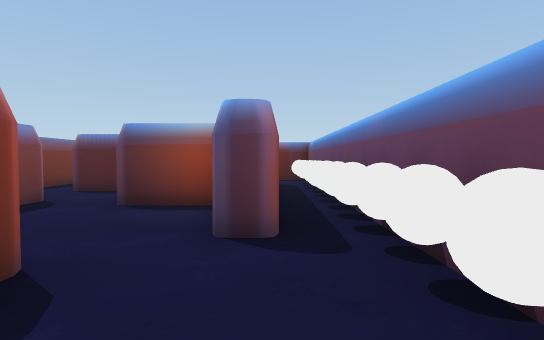
view 1 (above)

22 first-person views from a walk through a Unity game level. The camera is 0.68 m above the floor, tilts 2° down and sees 80° across. The floor is counted in squares, 1 m on a side. Each view is taken from the middle of a square. On the plan, view 1 faces up. The plan holds only what a view shows up to about 10 squares ahead; the rest is blank.

view 2
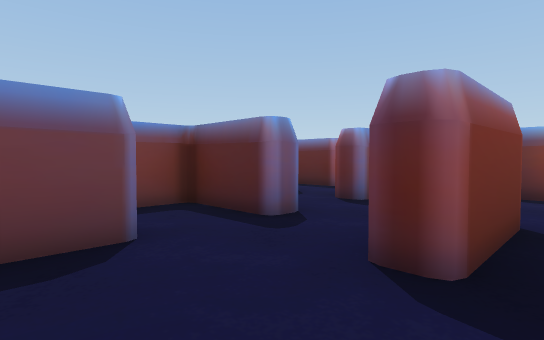

view 3
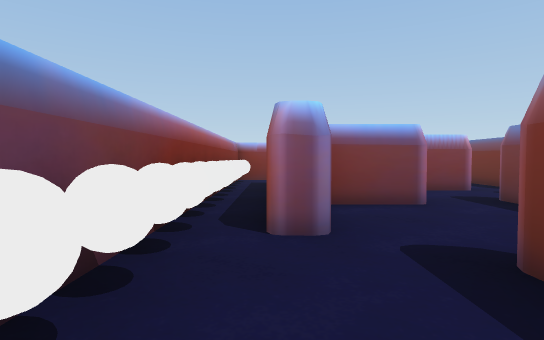

view 4
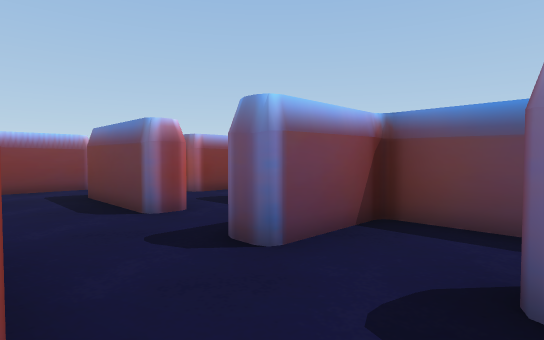

view 5
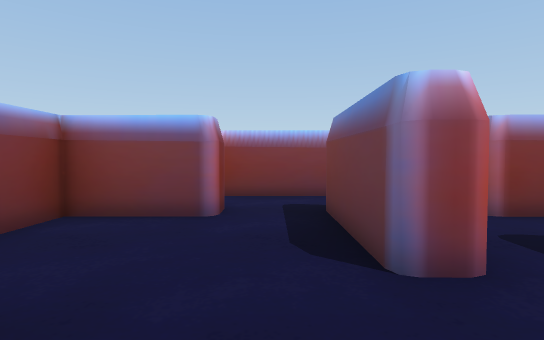

view 6
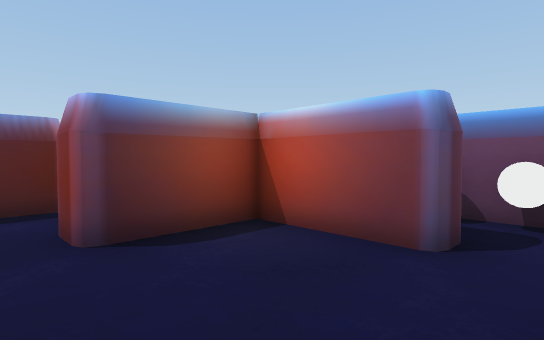

view 7
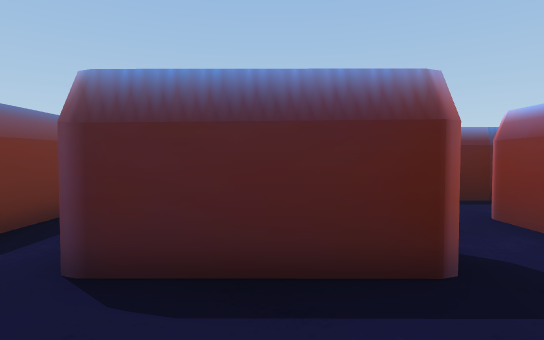

view 8
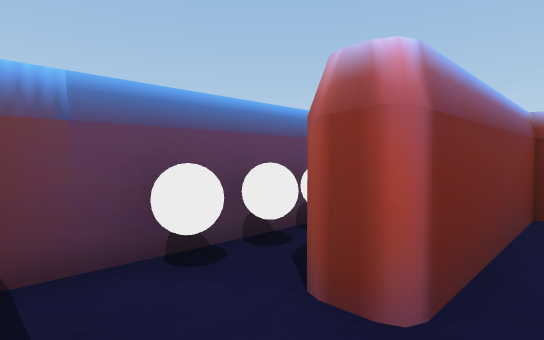

view 9
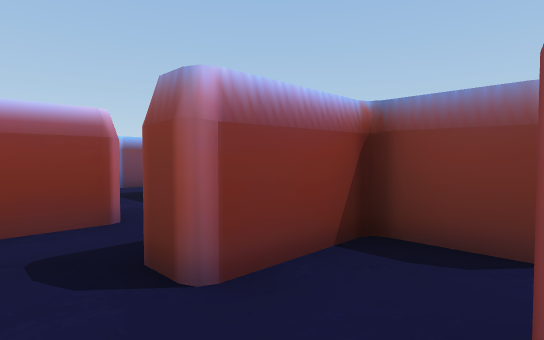

view 10
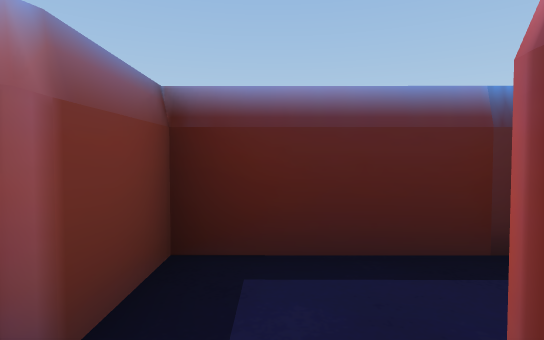

view 11
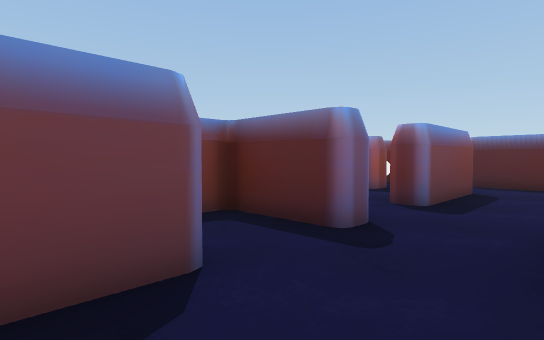

view 12
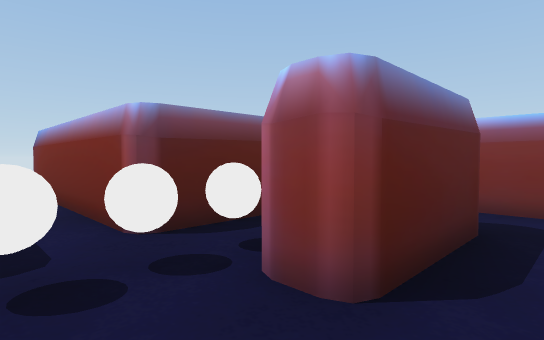

view 13
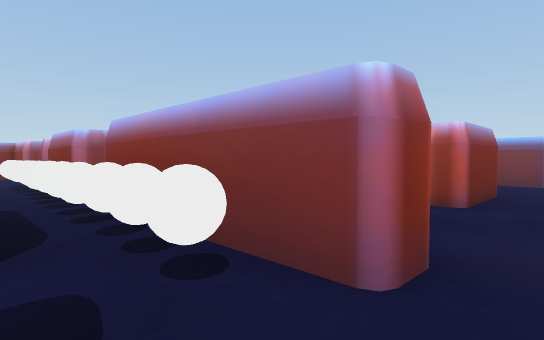

view 14
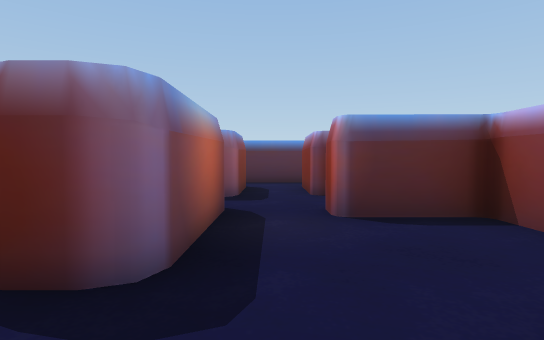

view 15
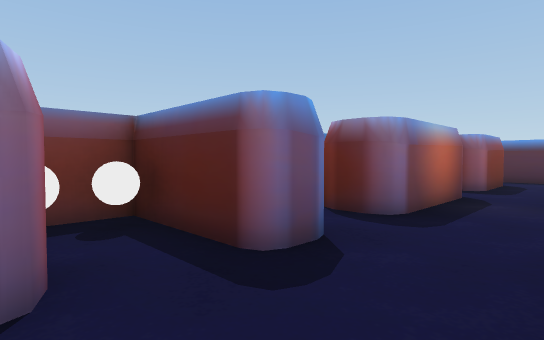

view 16
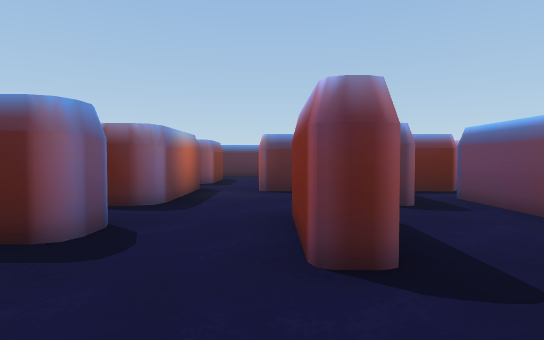

view 17
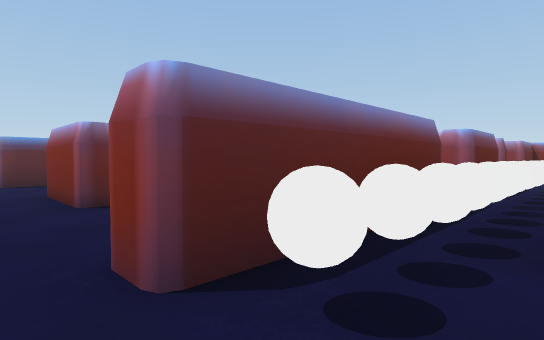

view 18
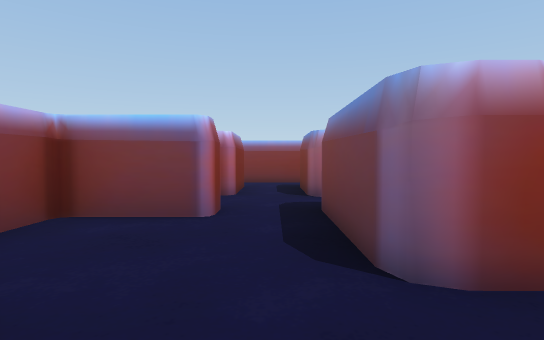

view 19
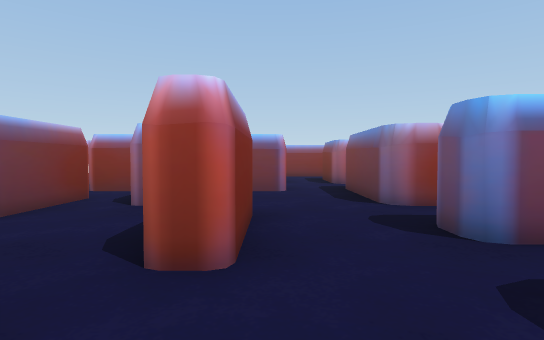

view 20
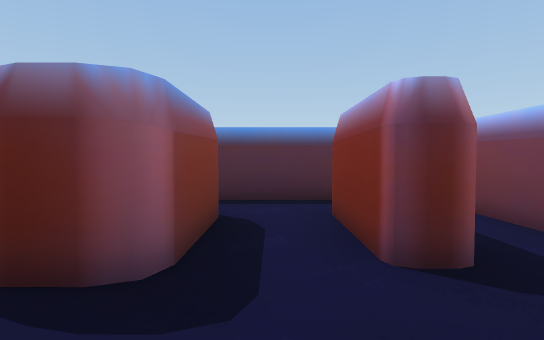

view 21
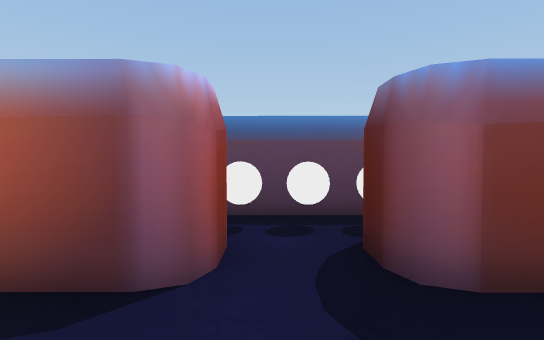

view 22
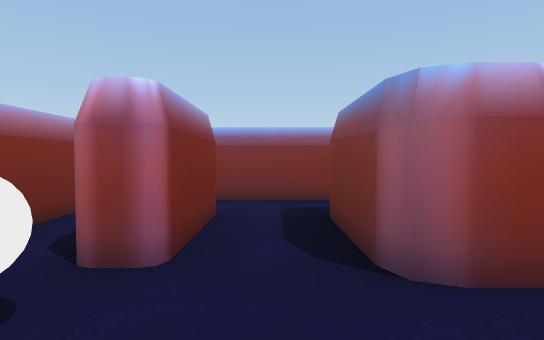

### Floor plan
Key: @ floor where view 1 was taken; # wall or solid block; . floor; O other object.
Columns run from 17 left of view 1 to 2 right of it. Each row starts with its distance up from view 1.
 12          #
 11   OOO    #     ###OO
 10   ...    #     #..OO
  9   O.O.O  # #.O.#.O#
  8   O.O.O  ###.O...O#
  7 OOO.O.   ###.OOO.O#
  6 OO...OOOOOOOO....O#
  5 O O.OOOOO.OO.O.OOO#
  4   O...O......O...O#
  3   O...OO   O.O...O#
  2   ..OO.O   O...O..#
  1 ###.O ..   OOO.O..#
  0 #O..OO.O   O...O.@#
 -1  OO...OO    .O...O#
 -2   O...O.   ..O...O#
 -3   O.OOOOOOOO.O.OOO#
 -4   ..OOOOOOO.....  #
 -5   O.O.      .OOO  #
 -6   O.O.O    #.     #
 -7   O.O.O    #      #
 -8   ...             O
 -9   OOO

Positions as (right, up) in squares from view 1, and headings:
1: (0, 0), facing up
2: (-1, -2), facing up-left
3: (0, 2), facing down
4: (-2, 3), facing down-left
5: (-3, 1), facing down
6: (-3, 2), facing up-right
7: (-3, 5), facing up
8: (-1, 10), facing down-right
9: (-1, 9), facing down-left
10: (-1, 8), facing up
11: (-2, -2), facing up-left
12: (-9, 4), facing up-right
13: (-14, 7), facing down-right
14: (-14, 1), facing up
15: (-13, -1), facing up-left
16: (-13, -2), facing up
17: (-14, -5), facing up-right
18: (-14, 1), facing down
19: (-13, 4), facing down
20: (-14, 5), facing up
21: (-13, 6), facing left
22: (-14, -3), facing down
